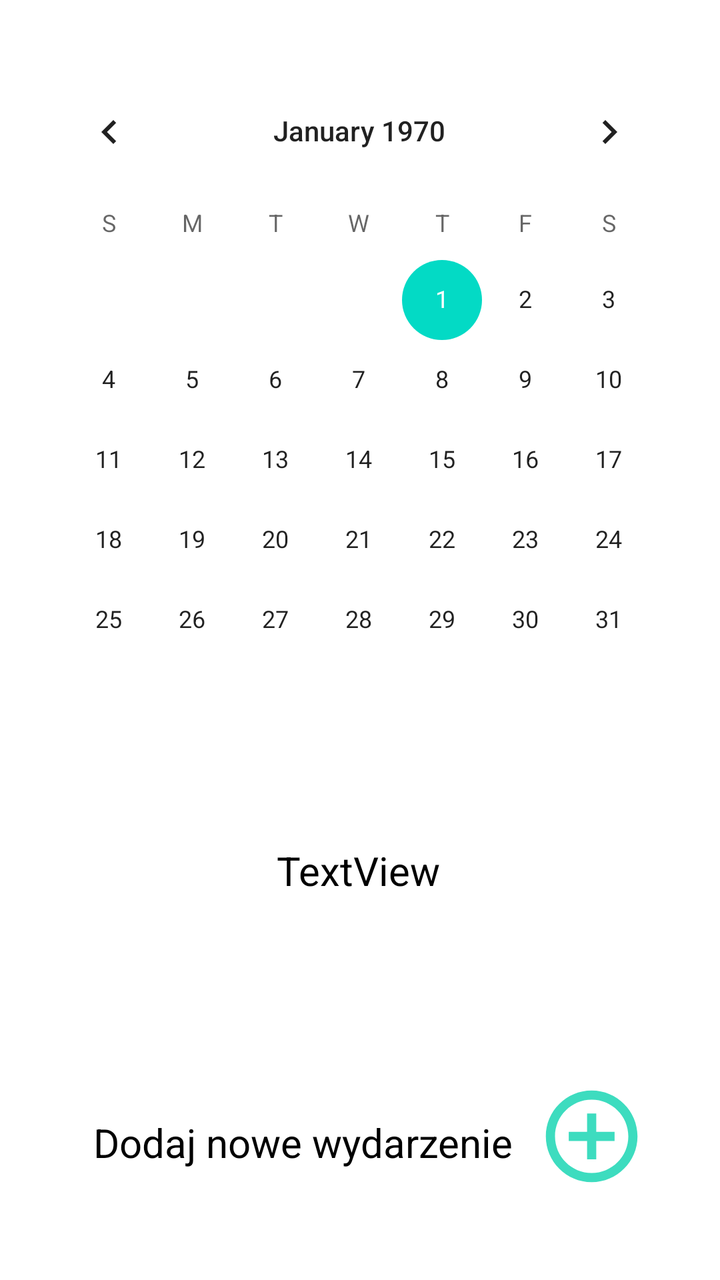
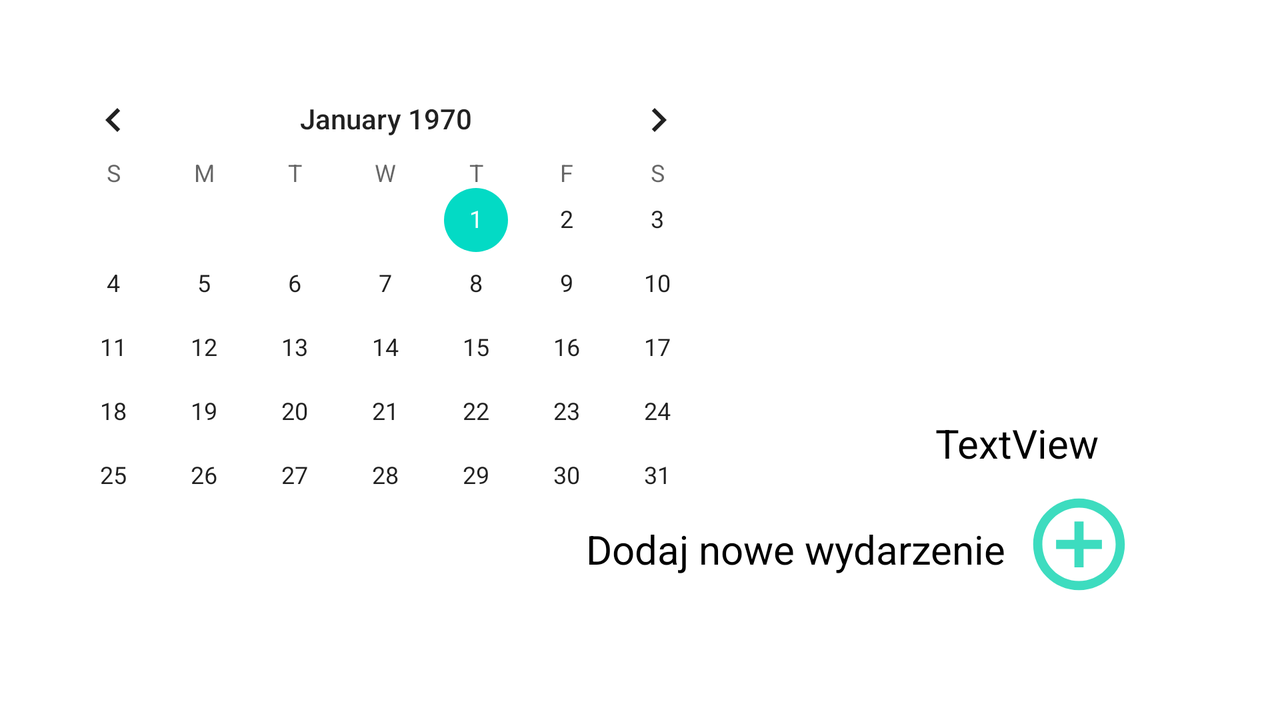

One screen, two layout resources from the same app: the default and the repository's alternative for another configuration. Each is rendered where Android would select it; the XML of both is given below.
<!-- AndroidManifest.xml: application theme Theme.SuperCalendar -->
<!-- res/layout/activity_main.xml -->
<?xml version="1.0" encoding="utf-8"?>
<androidx.constraintlayout.widget.ConstraintLayout xmlns:android="http://schemas.android.com/apk/res/android"
    xmlns:app="http://schemas.android.com/apk/res-auto"
    xmlns:tools="http://schemas.android.com/tools"
    android:layout_width="match_parent"
    android:layout_height="match_parent"
    tools:context=".MainActivity">


        <CalendarView
            android:id="@+id/calendarView"
            android:layout_width="332dp"
            android:layout_height="348dp"
            android:layout_marginTop="32dp"
            android:layout_marginBottom="108dp"
            app:layout_constraintBottom_toTopOf="@+id/no_events_text_view"
            app:layout_constraintEnd_toEndOf="parent"
            app:layout_constraintHorizontal_bias="0.494"
            app:layout_constraintStart_toStartOf="parent"
            app:layout_constraintTop_toTopOf="parent"
            app:layout_constraintVertical_bias="0.0" />

    <androidx.constraintlayout.widget.Barrier
        android:id="@+id/my_barrier"
        android:layout_width="match_parent"
        android:layout_height="wrap_content"
        android:visibility="visible"
        app:barrierDirection="bottom"
        app:constraint_referenced_ids="calendarView"
        tools:layout_editor_absoluteY="369dp" />

    <androidx.recyclerview.widget.RecyclerView
        android:id="@+id/eventsRecyclerView"
        android:layout_width="287dp"
        android:layout_height="172dp"
        android:layout_marginTop="24dp"
        app:layout_constraintBottom_toBottomOf="parent"
        app:layout_constraintEnd_toEndOf="parent"
        app:layout_constraintHorizontal_bias="0.496"
        app:layout_constraintStart_toStartOf="parent"
        app:layout_constraintTop_toBottomOf="@+id/calendarView"
        app:layout_constraintVertical_bias="0.039" />

    <androidx.constraintlayout.widget.Barrier
        android:id="@+id/my_barrier1"
        android:layout_width="match_parent"
        android:layout_height="wrap_content"
        android:visibility="visible"
        app:barrierDirection="bottom"
        app:constraint_referenced_ids="eventsRecyclerView"
        tools:layout_editor_absoluteY="608dp" />

    <ImageButton
        android:id="@+id/addEventButton"
        android:layout_width="wrap_content"
        android:layout_height="wrap_content"
        android:background="@color/white"
        app:layout_constraintBottom_toBottomOf="parent"
        app:layout_constraintEnd_toEndOf="parent"
        app:layout_constraintHorizontal_bias="0.243"
        app:layout_constraintStart_toEndOf="@+id/textView"
        app:layout_constraintTop_toBottomOf="@+id/calendarView"
        app:layout_constraintVertical_bias="0.783"
        app:srcCompat="@drawable/ic_baseline_add_circle_outline_55" />

    <TextView
        android:id="@+id/textView"
        android:layout_width="wrap_content"
        android:layout_height="wrap_content"
        android:text="Dodaj nowe wydarzenie"
        android:textColor="#000000"
        android:textSize="20sp"
        app:layout_constraintBottom_toBottomOf="parent"
        app:layout_constraintEnd_toEndOf="parent"
        app:layout_constraintHorizontal_bias="0.311"
        app:layout_constraintStart_toStartOf="parent"
        app:layout_constraintTop_toBottomOf="@+id/calendarView"
        app:layout_constraintVertical_bias="0.762" />

    <TextView
        android:id="@+id/no_events_text_view"
        android:layout_width="wrap_content"
        android:layout_height="wrap_content"
        android:text="TextView"
        android:textColor="#000000"
        android:textSize="20sp"
        app:layout_constraintBottom_toBottomOf="parent"
        app:layout_constraintEnd_toEndOf="parent"
        app:layout_constraintHorizontal_bias="0.498"
        app:layout_constraintStart_toStartOf="parent"
        app:layout_constraintTop_toTopOf="parent"
        app:layout_constraintVertical_bias="0.688" />


</androidx.constraintlayout.widget.ConstraintLayout>
<!-- resources referenced by this layout -->
<resources>
  <color name="white">#FFFFFFFF</color>
  <!-- drawable ic_baseline_add_circle_outline_55 (drawable) -->
  <vector android:height="55dp" android:tint="#3DDCBF"
      android:viewportHeight="24" android:viewportWidth="24"
      android:width="55dp" xmlns:android="http://schemas.android.com/apk/res/android">
      <path android:fillColor="@android:color/white" android:pathData="M13,7h-2v4L7,11v2h4v4h2v-4h4v-2h-4L13,7zM12,2C6.48,2 2,6.48 2,12s4.48,10 10,10 10,-4.48 10,-10S17.52,2 12,2zM12,20c-4.41,0 -8,-3.59 -8,-8s3.59,-8 8,-8 8,3.59 8,8 -3.59,8 -8,8z"/>
  </vector>
  <style name="Theme.SuperCalendar" parent="Theme.MaterialComponents.DayNight.DarkActionBar">
          
          <item name="colorPrimary">@color/purple_500</item>
          <item name="colorPrimaryVariant">@color/purple_700</item>
          <item name="colorOnPrimary">@color/white</item>
          
          <item name="colorSecondary">@color/teal_200</item>
          <item name="colorSecondaryVariant">@color/teal_700</item>
          <item name="colorOnSecondary">@color/black</item>
          
          <item name="android:statusBarColor">?attr/colorPrimaryVariant</item>
          
      </style>
  <color name="purple_500">#FF6200EE</color>
  <color name="purple_700">#FF3700B3</color>
  <color name="teal_200">#FF03DAC5</color>
  <color name="teal_700">#FF018786</color>
  <color name="black">#FF000000</color>
</resources>
<!-- res/layout-land/activity_main.xml (the repository's variant of the layout above) -->
<!-- drawn on the phone turned sideways -->
<?xml version="1.0" encoding="utf-8"?>
<androidx.constraintlayout.widget.ConstraintLayout xmlns:android="http://schemas.android.com/apk/res/android"
    xmlns:app="http://schemas.android.com/apk/res-auto"
    xmlns:tools="http://schemas.android.com/tools"
    android:layout_width="match_parent"
    android:layout_height="match_parent"
    tools:context=".MainActivity">

    <CalendarView
        android:id="@+id/calendarView"
        android:layout_width="354dp"
        android:layout_height="306dp"
        android:layout_marginTop="40dp"
        android:layout_marginEnd="16dp"
        app:layout_constraintEnd_toStartOf="@+id/guideline"
        app:layout_constraintHorizontal_bias="0.727"
        app:layout_constraintStart_toStartOf="parent"
        app:layout_constraintTop_toTopOf="parent" />

    <androidx.constraintlayout.widget.Guideline
        android:id="@+id/guideline"
        android:layout_width="wrap_content"
        android:layout_height="0dp"
        android:layout_marginBottom="323dp"
        android:orientation="vertical"
        app:layout_constraintBottom_toTopOf="@+id/no_events_text_view"
        app:layout_constraintGuide_begin="392dp"
        app:layout_constraintTop_toTopOf="parent" />

    <androidx.recyclerview.widget.RecyclerView
        android:id="@+id/eventsRecyclerView"
        android:layout_width="312dp"
        android:layout_height="205dp"
        android:layout_marginStart="16dp"
        android:layout_marginTop="16dp"
        app:layout_constraintEnd_toEndOf="parent"
        app:layout_constraintHorizontal_bias="0.0"
        app:layout_constraintStart_toEndOf="@+id/guideline"
        app:layout_constraintTop_toTopOf="parent" />

    <TextView
        android:id="@+id/no_events_text_view"
        android:layout_width="wrap_content"
        android:layout_height="wrap_content"
        android:layout_marginTop="32dp"
        android:layout_marginBottom="125dp"
        android:text="TextView"
        android:textColor="#000000"
        android:textSize="20sp"
        app:layout_constraintBottom_toBottomOf="parent"
        app:layout_constraintEnd_toEndOf="parent"
        app:layout_constraintHorizontal_bias="0.519"
        app:layout_constraintStart_toEndOf="@+id/calendarView"
        app:layout_constraintTop_toBottomOf="@+id/guideline" />

    <TextView
        android:id="@+id/textView"
        android:layout_width="wrap_content"
        android:layout_height="wrap_content"
        android:text="Dodaj nowe wydarzenie"
        android:textColor="#000000"
        android:textSize="20sp"
        app:layout_constraintBottom_toBottomOf="parent"
        app:layout_constraintEnd_toStartOf="@+id/addEventButton"
        app:layout_constraintHorizontal_bias="1.0"
        app:layout_constraintStart_toStartOf="@+id/calendarView"
        app:layout_constraintTop_toTopOf="parent"
        app:layout_constraintVertical_bias="0.784" />

    <ImageButton
        android:id="@+id/addEventButton"
        android:layout_width="73dp"
        android:layout_height="62dp"
        android:layout_marginEnd="64dp"
        android:background="@color/white"
        app:layout_constraintBottom_toBottomOf="parent"
        app:layout_constraintEnd_toEndOf="parent"
        app:layout_constraintTop_toTopOf="parent"
        app:layout_constraintVertical_bias="0.809"
        app:srcCompat="@drawable/ic_baseline_add_circle_outline_55" />

</androidx.constraintlayout.widget.ConstraintLayout>
